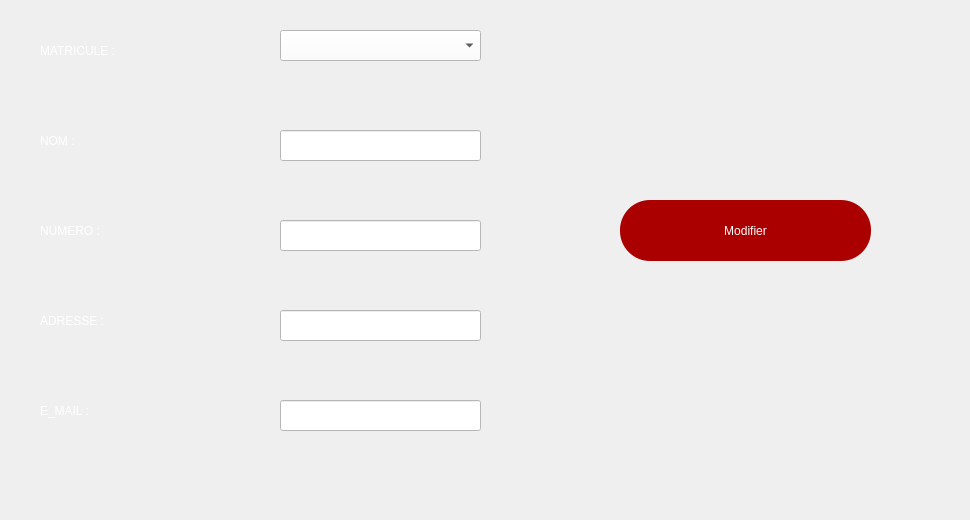
     <widget class="QWidget" name="tab_9">
      <attribute name="title">
       <string>Modifier</string>
      </attribute>
      <widget class="QLineEdit" name="lineEdit_numf">
       <property name="geometry">
        <rect>
         <x>280</x>
         <y>220</y>
         <width>201</width>
         <height>31</height>
        </rect>
       </property>
       <property name="styleSheet">
        <string notr="true">background-color: rgb(255, 255, 255);</string>
       </property>
      </widget>
      <widget class="QLabel" name="label_35">
       <property name="geometry">
        <rect>
         <x>40</x>
         <y>380</y>
         <width>191</width>
         <height>61</height>
        </rect>
       </property>
       <property name="styleSheet">
        <string notr="true">color: rgb(255, 255, 255);
font: 24pt &quot;MS Shell Dlg 2&quot;;</string>
       </property>
       <property name="text">
        <string>E_MAIL : </string>
       </property>
      </widget>
      <widget class="QLabel" name="label_37">
       <property name="geometry">
        <rect>
         <x>40</x>
         <y>200</y>
         <width>191</width>
         <height>61</height>
        </rect>
       </property>
       <property name="styleSheet">
        <string notr="true">color: rgb(255, 255, 255);
font: 24pt &quot;MS Shell Dlg 2&quot;;</string>
       </property>
       <property name="text">
        <string>NUMERO : </string>
       </property>
      </widget>
      <widget class="QPushButton" name="pushButton_modf">
       <property name="geometry">
        <rect>
         <x>620</x>
         <y>200</y>
         <width>251</width>
         <height>61</height>
        </rect>
       </property>
       <property name="styleSheet">
        <string notr="true">font: 20pt &quot;MS Shell Dlg 2&quot;;
color: rgb(255, 255, 255);
background-color: rgb(170, 0, 0);
border-radius: 30px;</string>
       </property>
       <property name="text">
        <string>Modifier</string>
       </property>
       <property name="icon">
        <iconset resource="rs.qrc">
         <normaloff>:/img/rs/update.png</normaloff>:/img/rs/update.png</iconset>
       </property>
       <property name="iconSize">
        <size>
         <width>50</width>
         <height>50</height>
        </size>
       </property>
      </widget>
      <widget class="QLineEdit" name="lineEdit_ad">
       <property name="geometry">
        <rect>
         <x>280</x>
         <y>310</y>
         <width>201</width>
         <height>31</height>
        </rect>
       </property>
       <property name="styleSheet">
        <string notr="true">background-color: rgb(255, 255, 255);</string>
       </property>
      </widget>
      <widget class="QComboBox" name="comboBox_mat">
       <property name="geometry">
        <rect>
         <x>280</x>
         <y>30</y>
         <width>201</width>
         <height>31</height>
        </rect>
       </property>
       <property name="styleSheet">
        <string notr="true">background-color: rgb(255, 255, 255);
font: 8pt &quot;MS Shell Dlg 2&quot;;</string>
       </property>
      </widget>
      <widget class="QLabel" name="label_38">
       <property name="geometry">
        <rect>
         <x>40</x>
         <y>110</y>
         <width>191</width>
         <height>61</height>
        </rect>
       </property>
       <property name="styleSheet">
        <string notr="true">color: rgb(255, 255, 255);
font: 24pt &quot;MS Shell Dlg 2&quot;;</string>
       </property>
       <property name="text">
        <string>NOM : </string>
       </property>
      </widget>
      <widget class="QLineEdit" name="lineEdit_mail">
       <property name="geometry">
        <rect>
         <x>280</x>
         <y>400</y>
         <width>201</width>
         <height>31</height>
        </rect>
       </property>
       <property name="styleSheet">
        <string notr="true">background-color: rgb(255, 255, 255);</string>
       </property>
      </widget>
      <widget class="QLabel" name="label_39">
       <property name="geometry">
        <rect>
         <x>40</x>
         <y>20</y>
         <width>191</width>
         <height>61</height>
        </rect>
       </property>
       <property name="styleSheet">
        <string notr="true">color: rgb(255, 255, 255);
font: 24pt &quot;MS Shell Dlg 2&quot;;</string>
       </property>
       <property name="text">
        <string>MATRICULE : </string>
       </property>
      </widget>
      <widget class="QLabel" name="label_40">
       <property name="geometry">
        <rect>
         <x>40</x>
         <y>290</y>
         <width>191</width>
         <height>61</height>
        </rect>
       </property>
       <property name="styleSheet">
        <string notr="true">color: rgb(255, 255, 255);
font: 24pt &quot;MS Shell Dlg 2&quot;;</string>
       </property>
       <property name="text">
        <string>ADRESSE : </string>
       </property>
      </widget>
      <widget class="QLineEdit" name="lineEdit_nf">
       <property name="geometry">
        <rect>
         <x>280</x>
         <y>130</y>
         <width>201</width>
         <height>31</height>
        </rect>
       </property>
       <property name="styleSheet">
        <string notr="true">background-color: rgb(255, 255, 255);</string>
       </property>
      </widget>
      <widget class="QLabel" name="label_41">
       <property name="geometry">
        <rect>
         <x>0</x>
         <y>-10</y>
         <width>961</width>
         <height>511</height>
        </rect>
       </property>
       <property name="styleSheet">
        <string notr="true">background-image: url(:/img/rs/ajoutempback.jpg);</string>
       </property>
       <property name="text">
        <string/>
       </property>
      </widget>
      <zorder>label_41</zorder>
      <zorder>lineEdit_numf</zorder>
      <zorder>label_35</zorder>
      <zorder>label_37</zorder>
      <zorder>pushButton_modf</zorder>
      <zorder>lineEdit_ad</zorder>
      <zorder>comboBox_mat</zorder>
      <zorder>label_38</zorder>
      <zorder>lineEdit_mail</zorder>
      <zorder>label_39</zorder>
      <zorder>label_40</zorder>
      <zorder>lineEdit_nf</zorder>
     </widget>
